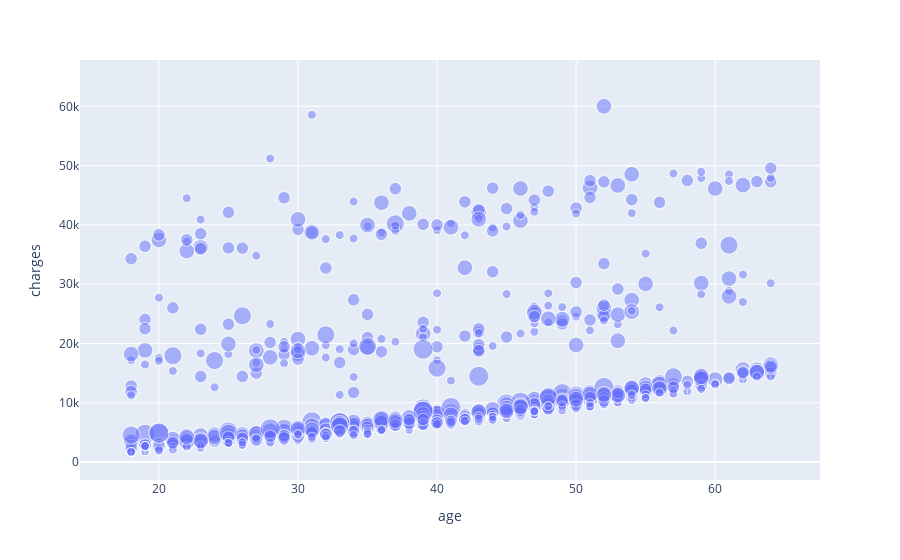

Here is the notebook cell this chart was saved with:
### Code cell
px.scatter(med, x = "age", y = "charges", color = "children", opacity=.5)

### Figure 1 — Plotly figure (JSON) as saved in the notebook; plotly's stock layout.template omitted (floating-point values rounded to 4 significant figures; data arrays with more than 128 entries replaced by an {"elided": "..."} marker saying what was removed)
{"data": [{"hovertemplate": "age=%{x}<br>charges=%{y}<br>children=%{marker.size}<extra></extra>", "legendgroup": "", "marker": {"color": "#636efa", "opacity": 0.5, "size": {"elided": "1338 int values"}, "sizemode": "area", "sizeref": 0.0125, "symbol": "circle"}, "mode": "markers", "name": "", "showlegend": false, "type": "scattergl", "x": {"elided": "1338 int values"}, "xaxis": "x", "y": {"elided": "1338 float values"}, "yaxis": "y"}], "layout": {"legend": {"itemsizing": "constant", "tracegroupgap": 0}, "margin": {"t": 60}, "xaxis": {"anchor": "y", "domain": [0, 1], "title": {"text": "age"}}, "yaxis": {"anchor": "x", "domain": [0, 1], "title": {"text": "charges"}}}}
